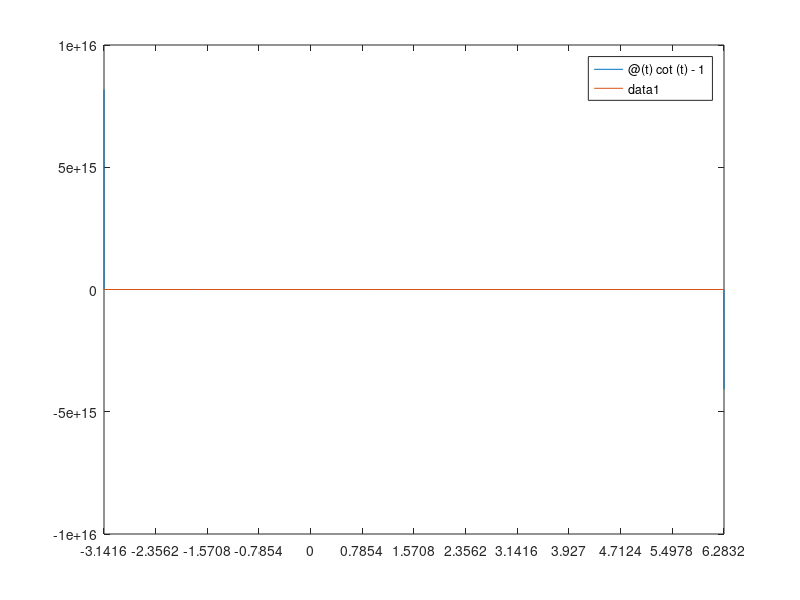

The MATLAB source for this figure: (Note: this script raises an error after producing the figure.)
clear all;
close all;

eq1 = @(t) cot(t)-1;
eq2 = @(t) 0;

ax = gca;
fplot(eq1,[-pi,2*pi]);
hold on;
fplot(eq2,[-pi,2*pi],LineWidth=1.5);
set(gca,'XTick',-pi:pi/4:4*pi);
ax.XTickLabel = {'-\pi','-3\pi/4','-\pi/2','-\pi/4','0','\pi/4','\pi/2','3\pi/4','\pi','5\pi/4','3\pi/2','7\pi/4','2\pi'};
ylim([-5 5])
legend('cot(t)-1', '0')

grid on;